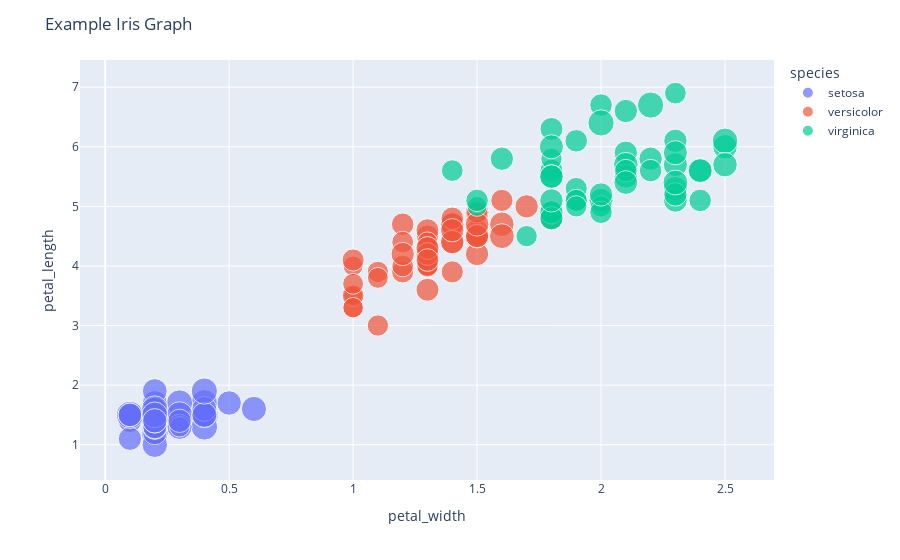

Notebook cell for this chart:
### Markdown cell above
### 3.3 Using The New Package
Finally, it's time to use the newly installed package! Pick a dataset from the [data package](https://plotly.com/python-api-reference/generated/plotly.data.html) that is a part of Plotly. 


### 3.3.1 (10 points):

Create a graph using one of these datasets. You can use the documentation for inspiration, but try to change the variables around so you get to really experience the package! Make sure to include titles and axis labels!

### Code cell
import plotly.express as px
iris = px.data.iris()
fig = px.scatter(iris, x="petal_width", y="petal_length", color="species",
                 size='sepal_width', hover_data=['sepal_length'])
fig.update_layout(title = "Example Iris Graph")
fig.show()

### Figure 1 — Plotly figure (JSON) as saved in the notebook; plotly's stock layout.template omitted (floating-point values rounded to 4 significant figures)
{"data": [{"customdata": [[5.1], [4.9], [4.7], [4.6], [5], [5.4], [4.6], [5], [4.4], [4.9], [5.4], [4.8], [4.8], [4.3], [5.8], [5.7], [5.4], [5.1], [5.7], [5.1], [5.4], [5.1], [4.6], [5.1], [4.8], [5], [5], [5.2], [5.2], [4.7], [4.8], [5.4], [5.2], [5.5], [4.9], [5], [5.5], [4.9], [4.4], [5.1], [5], [4.5], [4.4], [5], [5.1], [4.8], [5.1], [4.6], [5.3], [5]], "hovertemplate": "species=setosa<br>petal_width=%{x}<br>petal_length=%{y}<br>sepal_width=%{marker.size}<br>sepal_length=%{customdata[0]}<extra></extra>", "legendgroup": "setosa", "marker": {"color": "#636efa", "size": [3.5, 3, 3.2, 3.1, 3.6, 3.9, 3.4, 3.4, 2.9, 3.1, 3.7, 3.4, 3, 3, 4, 4.4, 3.9, 3.5, 3.8, 3.8, 3.4, 3.7, 3.6, 3.3, 3.4, 3, 3.4, 3.5, 3.4, 3.2, 3.1, 3.4, 4.1, 4.2, 3.1, 3.2, 3.5, 3.1, 3, 3.4, 3.5, 2.3, 3.2, 3.5, 3.8, 3, 3.8, 3.2, 3.7, 3.3], "sizemode": "area", "sizeref": 0.011, "symbol": "circle"}, "mode": "markers", "name": "setosa", "orientation": "v", "showlegend": true, "type": "scatter", "x": [0.2, 0.2, 0.2, 0.2, 0.2, 0.4, 0.3, 0.2, 0.2, 0.1, 0.2, 0.2, 0.1, 0.1, 0.2, 0.4, 0.4, 0.3, 0.3, 0.3, 0.2, 0.4, 0.2, 0.5, 0.2, 0.2, 0.4, 0.2, 0.2, 0.2, 0.2, 0.4, 0.1, 0.2, 0.1, 0.2, 0.2, 0.1, 0.2, 0.2, 0.3, 0.3, 0.2, 0.6, 0.4, 0.3, 0.2, 0.2, 0.2, 0.2], "xaxis": "x", "y": [1.4, 1.4, 1.3, 1.5, 1.4, 1.7, 1.4, 1.5, 1.4, 1.5, 1.5, 1.6, 1.4, 1.1, 1.2, 1.5, 1.3, 1.4, 1.7, 1.5, 1.7, 1.5, 1, 1.7, 1.9, 1.6, 1.6, 1.5, 1.4, 1.6, 1.6, 1.5, 1.5, 1.4, 1.5, 1.2, 1.3, 1.5, 1.3, 1.5, 1.3, 1.3, 1.3, 1.6, 1.9, 1.4, 1.6, 1.4, 1.5, 1.4], "yaxis": "y"}, {"customdata": [[7], [6.4], [6.9], [5.5], [6.5], [5.7], [6.3], [4.9], [6.6], [5.2], [5], [5.9], [6], [6.1], [5.6], [6.7], [5.6], [5.8], [6.2], [5.6], [5.9], [6.1], [6.3], [6.1], [6.4], [6.6], [6.8], [6.7], [6], [5.7], [5.5], [5.5], [5.8], [6], [5.4], [6], [6.7], [6.3], [5.6], [5.5], [5.5], [6.1], [5.8], [5], [5.6], [5.7], [5.7], [6.2], [5.1], [5.7]], "hovertemplate": "species=versicolor<br>petal_width=%{x}<br>petal_length=%{y}<br>sepal_width=%{marker.size}<br>sepal_length=%{customdata[0]}<extra></extra>", "legendgroup": "versicolor", "marker": {"color": "#EF553B", "size": [3.2, 3.2, 3.1, 2.3, 2.8, 2.8, 3.3, 2.4, 2.9, 2.7, 2, 3, 2.2, 2.9, 2.9, 3.1, 3, 2.7, 2.2, 2.5, 3.2, 2.8, 2.5, 2.8, 2.9, 3, 2.8, 3, 2.9, 2.6, 2.4, 2.4, 2.7, 2.7, 3, 3.4, 3.1, 2.3, 3, 2.5, 2.6, 3, 2.6, 2.3, 2.7, 3, 2.9, 2.9, 2.5, 2.8], "sizemode": "area", "sizeref": 0.011, "symbol": "circle"}, "mode": "markers", "name": "versicolor", "orientation": "v", "showlegend": true, "type": "scatter", "x": [1.4, 1.5, 1.5, 1.3, 1.5, 1.3, 1.6, 1, 1.3, 1.4, 1, 1.5, 1, 1.4, 1.3, 1.4, 1.5, 1, 1.5, 1.1, 1.8, 1.3, 1.5, 1.2, 1.3, 1.4, 1.4, 1.7, 1.5, 1, 1.1, 1, 1.2, 1.6, 1.5, 1.6, 1.5, 1.3, 1.3, 1.3, 1.2, 1.4, 1.2, 1, 1.3, 1.2, 1.3, 1.3, 1.1, 1.3], "xaxis": "x", "y": [4.7, 4.5, 4.9, 4, 4.6, 4.5, 4.7, 3.3, 4.6, 3.9, 3.5, 4.2, 4, 4.7, 3.6, 4.4, 4.5, 4.1, 4.5, 3.9, 4.8, 4, 4.9, 4.7, 4.3, 4.4, 4.8, 5, 4.5, 3.5, 3.8, 3.7, 3.9, 5.1, 4.5, 4.5, 4.7, 4.4, 4.1, 4, 4.4, 4.6, 4, 3.3, 4.2, 4.2, 4.2, 4.3, 3, 4.1], "yaxis": "y"}, {"customdata": [[6.3], [5.8], [7.1], [6.3], [6.5], [7.6], [4.9], [7.3], [6.7], [7.2], [6.5], [6.4], [6.8], [5.7], [5.8], [6.4], [6.5], [7.7], [7.7], [6], [6.9], [5.6], [7.7], [6.3], [6.7], [7.2], [6.2], [6.1], [6.4], [7.2], [7.4], [7.9], [6.4], [6.3], [6.1], [7.7], [6.3], [6.4], [6], [6.9], [6.7], [6.9], [5.8], [6.8], [6.7], [6.7], [6.3], [6.5], [6.2], [5.9]], "hovertemplate": "species=virginica<br>petal_width=%{x}<br>petal_length=%{y}<br>sepal_width=%{marker.size}<br>sepal_length=%{customdata[0]}<extra></extra>", "legendgroup": "virginica", "marker": {"color": "#00cc96", "size": [3.3, 2.7, 3, 2.9, 3, 3, 2.5, 2.9, 2.5, 3.6, 3.2, 2.7, 3, 2.5, 2.8, 3.2, 3, 3.8, 2.6, 2.2, 3.2, 2.8, 2.8, 2.7, 3.3, 3.2, 2.8, 3, 2.8, 3, 2.8, 3.8, 2.8, 2.8, 2.6, 3, 3.4, 3.1, 3, 3.1, 3.1, 3.1, 2.7, 3.2, 3.3, 3, 2.5, 3, 3.4, 3], "sizemode": "area", "sizeref": 0.011, "symbol": "circle"}, "mode": "markers", "name": "virginica", "orientation": "v", "showlegend": true, "type": "scatter", "x": [2.5, 1.9, 2.1, 1.8, 2.2, 2.1, 1.7, 1.8, 1.8, 2.5, 2, 1.9, 2.1, 2, 2.4, 2.3, 1.8, 2.2, 2.3, 1.5, 2.3, 2, 2, 1.8, 2.1, 1.8, 1.8, 1.8, 2.1, 1.6, 1.9, 2, 2.2, 1.5, 1.4, 2.3, 2.4, 1.8, 1.8, 2.1, 2.4, 2.3, 1.9, 2.3, 2.5, 2.3, 1.9, 2, 2.3, 1.8], "xaxis": "x", "y": [6, 5.1, 5.9, 5.6, 5.8, 6.6, 4.5, 6.3, 5.8, 6.1, 5.1, 5.3, 5.5, 5, 5.1, 5.3, 5.5, 6.7, 6.9, 5, 5.7, 4.9, 6.7, 4.9, 5.7, 6, 4.8, 4.9, 5.6, 5.8, 6.1, 6.4, 5.6, 5.1, 5.6, 6.1, 5.6, 5.5, 4.8, 5.4, 5.6, 5.1, 5.1, 5.9, 5.7, 5.2, 5, 5.2, 5.4, 5.1], "yaxis": "y"}], "layout": {"legend": {"itemsizing": "constant", "title": {"text": "species"}, "tracegroupgap": 0}, "margin": {"t": 60}, "title": {"text": "Example Iris Graph"}, "xaxis": {"anchor": "y", "domain": [0, 1], "title": {"text": "petal_width"}}, "yaxis": {"anchor": "x", "domain": [0, 1], "title": {"text": "petal_length"}}}}
